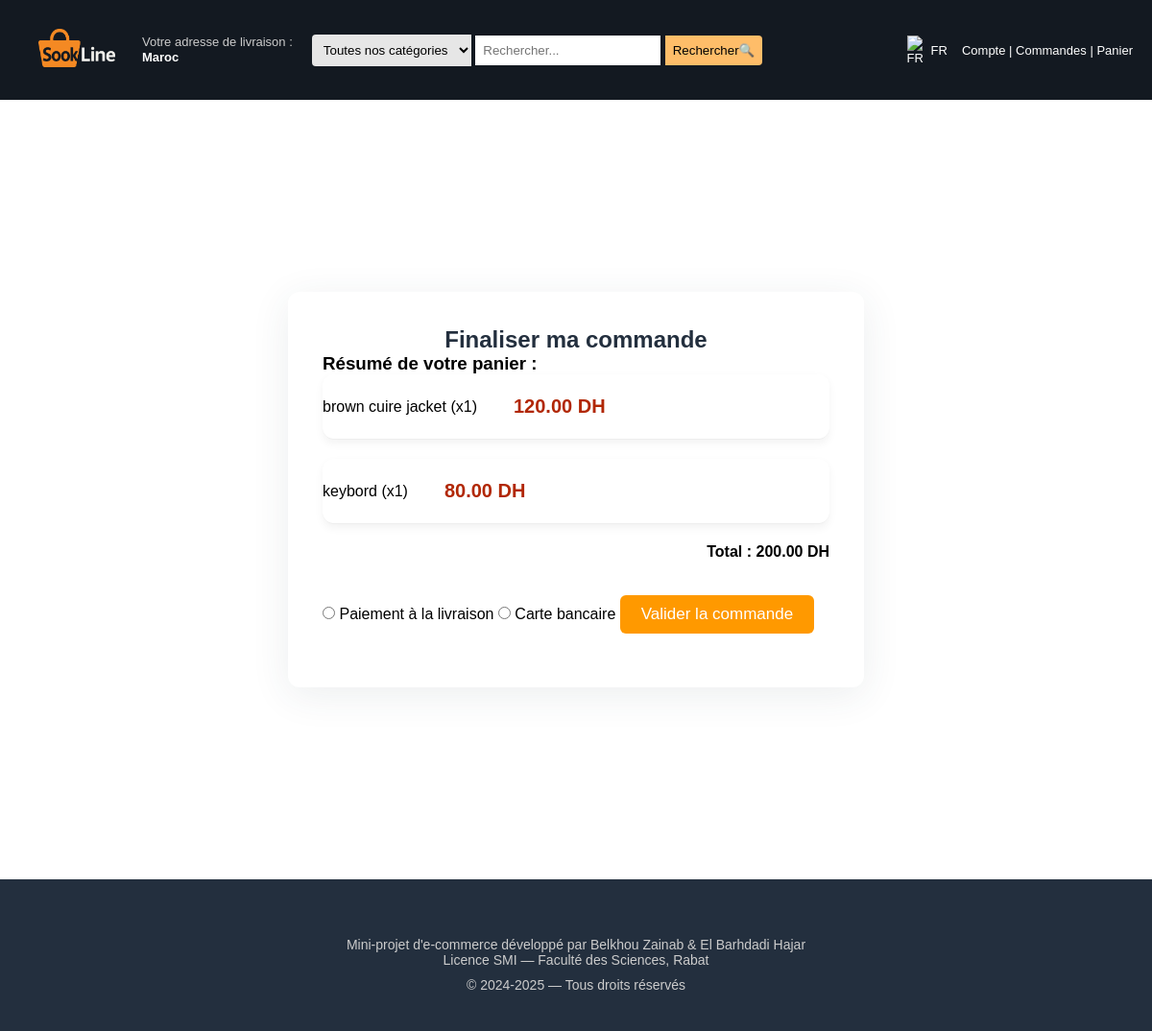
The app's page /valider_commande.php (signed in) with its own data.
### tables this page shows
CREATE TABLE `panier` (
  `id_panier` int(11) NOT NULL,
  `id_client` int(11) NOT NULL,
  `id_produit` int(11) NOT NULL,
  `quantite` int(11) DEFAULT 1
);

CREATE TABLE `produits` (
  `id` int(11) NOT NULL,
  `nom` varchar(255) NOT NULL,
  `description` text DEFAULT NULL,
  `categorie` varchar(100) DEFAULT NULL,
  `img` varchar(255) DEFAULT NULL,
  `prix` decimal(10,2) NOT NULL,
  `avis` float DEFAULT 0
);

### valider_commande.php (the view, shortened to what this page needs)
<?php
require_once 'db.php';
$id_client = $_SESSION['client_id'];
$sql = "SELECT p.*, pa.quantite FROM panier pa
        JOIN produits p ON pa.id_produit = p.id
        WHERE pa.id_client = ?";
$stmt = $conn->prepare($sql);
$stmt->bind_param("i", $id_client);
$stmt->execute();
$result = $stmt->get_result();
$panier = [];
$total = 0;
while ($row = $result->fetch_assoc()) {
    $panier[] = $row;
    $total += $row['prix'] * $row['quantite'];
}
$commande_success = false;
?>
<!DOCTYPE html>
<html lang="fr">
<head>
    <link rel="stylesheet" href="style.css">
</head>
<body>
    <?php include 'bar.php'; ?>
    <div class="commande-card">
        <h2>Finaliser ma commande</h2>
        <?php if (!$commande_success): ?>
        <h3>Résumé de votre panier :</h3>
        <?php foreach ($panier as $article): ?>
            <div class="panier-item">
                <span><?= htmlspecialchars($article['nom']) ?> (x<?= $article['quantite'] ?>)</span>
                <span class="prix"><?= number_format($article['prix'],2) ?> DH</span>
            </div>
        <?php endforeach; ?>
        <div style="text-align:right;margin-top:12px;">
            <strong>Total : <?= number_format($total,2) ?> DH</strong>
        </div>
        <form method="post" class="paiement">
            <label><input type="radio" name="paiement" value="livraison" required> Paiement à la livraison</label>
            <label><input type="radio" name="paiement" value="carte" required> Carte bancaire</label>
            <button type="submit" style="margin-top: 16px; background:#FF9900;color:white; border:none;padding:10px 22px; border-radius:6px;font-size:17px;cursor:pointer;">Valider la commande</button>
        </form>
        <?php endif; ?>
    </div>
    <?php include 'footer.php'; ?>
</body>
</html>

### style.css (style rules this page uses)
* { margin: 0; padding: 0; box-sizing: border-box; }
body { font-family: Arial, sans-serif; transition: background-color 0.3s ease; }
.panier-item { background-color: #fff; display: flex; flex-wrap: wrap; align-items: center; margin-bottom: 20px; border-radius: 12px; box-shadow: 0 4px 10px rgba(0, 0, 0, 0.05); padding: 16px; gap: 20px; }
.prix { font-weight: bold; padding: 10px 18px; font-size: 20px; }

### valider_commande.php (style rules this page uses)
.commande-card { background: #fff; border-radius: 12px; max-width: 600px; margin: 200px auto; padding: 36px; box-shadow: 0 8px 40px rgba(44,62,80,0.09); }
.commande-card h2 { text-align:center; color: #232f3e; }
.panier-item { display: flex; gap: 20px; align-items:center; padding:12px 0; border-bottom:1px solid #eee; }
.prix { color:#B12704;font-weight:bold; }
.paiement { margin: 20px 0; }

### records on screen
panier: id_produit.nom "brown cuire jacket", quantite "1", id_produit.prix "120.00"
panier: id_produit.nom "keybord", quantite "1", id_produit.prix "80.00"

### other values on screen
$total "200.00"
